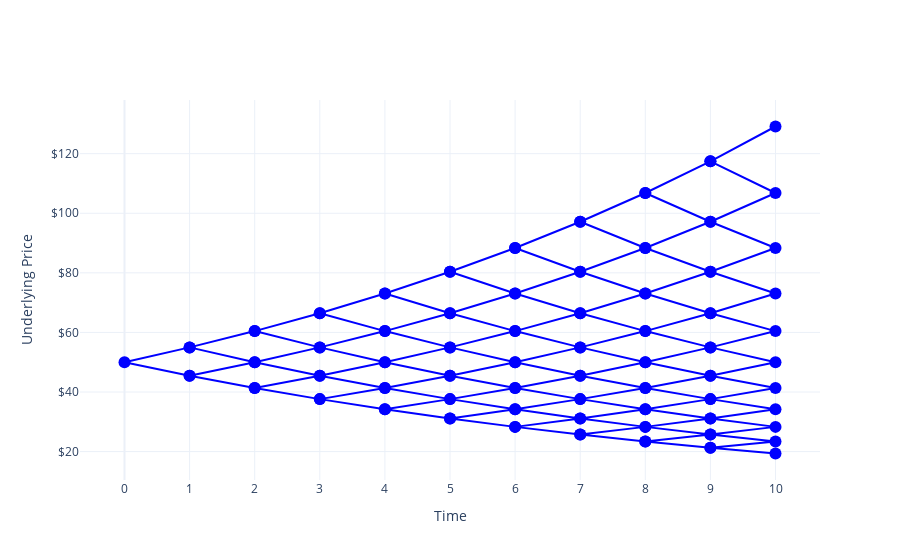

The code cell stored with this chart in its notebook:
### Markdown cell above
# FIGURE: UNDERLYING PRICE

### Code cell
tree = stock_tree

# Prep data for plotting
spliced = []
for a, b in zip(tree[1:], tree[:-1]):
    x = []
    for i in range(len(a)):
        x.append(a[i])
        try:
            x.append(b[i])
        except:
            pass
    spliced.append(x)


# Make figure
fig = go.Figure()
string = "$%{y:,.2f}<extra></extra>"
for i in range(len(tree) - 1):
    x = [1, 0, 1]
    for j in range(i):
        x.append(0)
        x.append(1)
    x = np.array(x) + i
    y = spliced[i]
    trace = go.Scatter(
        x=x,
        y=y,
        mode="lines+markers",
        hovertemplate=string,
        marker=dict(size=12, color='blue'),
        line=dict(color='blue'),
        showlegend=False
    )
    fig.add_trace(trace)

fig.update_layout(
    xaxis=dict(tickmode="linear", tick0=0, dtick=1, title="Time"),
    yaxis=dict(tickprefix="$", tickformat=",.0f", title="Underlying Price"),
    template="plotly_white"
)

### Figure 1 — Plotly figure (JSON) as saved in the notebook; plotly's stock layout.template omitted (floating-point values rounded to 4 significant figures)
{"data": [{"hovertemplate": "$%{y:,.2f}<extra></extra>", "line": {"color": "blue"}, "marker": {"color": "blue", "size": 12}, "mode": "lines+markers", "showlegend": false, "type": "scatter", "x": [1, 0, 1], "y": [54.98, 50, 45.47]}, {"hovertemplate": "$%{y:,.2f}<extra></extra>", "line": {"color": "blue"}, "marker": {"color": "blue", "size": 12}, "mode": "lines+markers", "showlegend": false, "type": "scatter", "x": [2, 1, 2, 1, 2], "y": [60.45, 54.98, 50, 45.47, 41.36]}, {"hovertemplate": "$%{y:,.2f}<extra></extra>", "line": {"color": "blue"}, "marker": {"color": "blue", "size": 12}, "mode": "lines+markers", "showlegend": false, "type": "scatter", "x": [3, 2, 3, 2, 3, 2, 3], "y": [66.46, 60.45, 54.98, 50, 45.47, 41.36, 37.62]}, {"hovertemplate": "$%{y:,.2f}<extra></extra>", "line": {"color": "blue"}, "marker": {"color": "blue", "size": 12}, "mode": "lines+markers", "showlegend": false, "type": "scatter", "x": [4, 3, 4, 3, 4, 3, 4, 3, 4], "y": [73.08, 66.46, 60.45, 54.98, 50, 45.47, 41.36, 37.62, 34.21]}, {"hovertemplate": "$%{y:,.2f}<extra></extra>", "line": {"color": "blue"}, "marker": {"color": "blue", "size": 12}, "mode": "lines+markers", "showlegend": false, "type": "scatter", "x": [5, 4, 5, 4, 5, 4, 5, 4, 5, 4, 5], "y": [80.35, 73.08, 66.46, 60.45, 54.98, 50, 45.47, 41.36, 37.62, 34.21, 31.11]}, {"hovertemplate": "$%{y:,.2f}<extra></extra>", "line": {"color": "blue"}, "marker": {"color": "blue", "size": 12}, "mode": "lines+markers", "showlegend": false, "type": "scatter", "x": [6, 5, 6, 5, 6, 5, 6, 5, 6, 5, 6, 5, 6], "y": [88.34, 80.35, 73.08, 66.46, 60.45, 54.98, 50, 45.47, 41.36, 37.62, 34.21, 31.11, 28.3]}, {"hovertemplate": "$%{y:,.2f}<extra></extra>", "line": {"color": "blue"}, "marker": {"color": "blue", "size": 12}, "mode": "lines+markers", "showlegend": false, "type": "scatter", "x": [7, 6, 7, 6, 7, 6, 7, 6, 7, 6, 7, 6, 7, 6, 7], "y": [97.13, 88.34, 80.35, 73.08, 66.46, 60.45, 54.98, 50, 45.47, 41.36, 37.62, 34.21, 31.11, 28.3, 25.74]}, {"hovertemplate": "$%{y:,.2f}<extra></extra>", "line": {"color": "blue"}, "marker": {"color": "blue", "size": 12}, "mode": "lines+markers", "showlegend": false, "type": "scatter", "x": [8, 7, 8, 7, 8, 7, 8, 7, 8, 7, 8, 7, 8, 7, 8, 7, 8], "y": [106.8, 97.13, 88.34, 80.35, 73.08, 66.46, 60.45, 54.98, 50, 45.47, 41.36, 37.62, 34.21, 31.11, 28.3, 25.74, 23.41]}, {"hovertemplate": "$%{y:,.2f}<extra></extra>", "line": {"color": "blue"}, "marker": {"color": "blue", "size": 12}, "mode": "lines+markers", "showlegend": false, "type": "scatter", "x": [9, 8, 9, 8, 9, 8, 9, 8, 9, 8, 9, 8, 9, 8, 9, 8, 9, 8, 9], "y": [117.4, 106.8, 97.13, 88.34, 80.35, 73.08, 66.46, 60.45, 54.98, 50, 45.47, 41.36, 37.62, 34.21, 31.11, 28.3, 25.74, 23.41, 21.29]}, {"hovertemplate": "$%{y:,.2f}<extra></extra>", "line": {"color": "blue"}, "marker": {"color": "blue", "size": 12}, "mode": "lines+markers", "showlegend": false, "type": "scatter", "x": [10, 9, 10, 9, 10, 9, 10, 9, 10, 9, 10, 9, 10, 9, 10, 9, 10, 9, 10, 9, 10], "y": [129.1, 117.4, 106.8, 97.13, 88.34, 80.35, 73.08, 66.46, 60.45, 54.98, 50, 45.47, 41.36, 37.62, 34.21, 31.11, 28.3, 25.74, 23.41, 21.29, 19.36]}], "layout": {"xaxis": {"dtick": 1, "tick0": 0, "tickmode": "linear", "title": {"text": "Time"}}, "yaxis": {"tickformat": ",.0f", "tickprefix": "$", "title": {"text": "Underlying Price"}}}}
